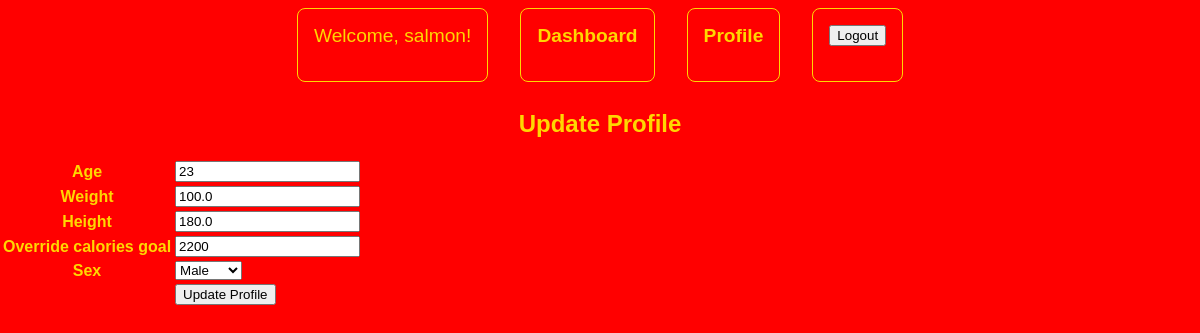
Page /project/profile/2/update/ (signed in) on the earlier database version.
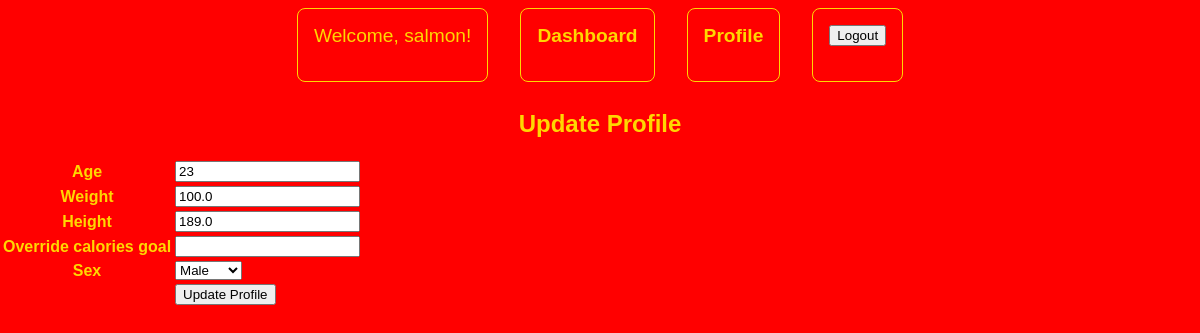
Same page on the later database version.
### project/models.py (models this page shows, shortened)
class UserProfile(models.Model):
    user = models.OneToOneField(
        settings.AUTH_USER_MODEL,
        on_delete=models.CASCADE,
        related_name='profile'
    )
    sex_choices = [
        ('M', 'Male'),
        ('F', 'Female'),
        ('O', 'Other'),
    ]
    sex = models.CharField(max_length=1, choices=sex_choices, blank=True)
    override_calories_goal = models.IntegerField(blank=True, null=True)
    height = models.FloatField(blank=True, null=True)
    weight = models.FloatField(blank=True, null=True)
    age = models.IntegerField(blank=True, null=True)

### project/views.py (the view, shortened to what this page needs)
# urls.py: path('profile/<int:pk>/update/', UpdateProfileView.as_view(), name='update_profile'),
class UpdateProfileView(LoginRequiredMixin, UpdateView):
    template_name = 'project/update_profile.html'
    form_class = UpdateProfileForm
    model = UserProfile

### project/forms.py
class UpdateProfileForm(forms.ModelForm):
    class Meta:
        model = UserProfile
        fields = ['age', 'weight', 'height', 'override_calories_goal', 'sex']

### project/templates/project/update_profile.html (shortened to what this page needs)
{% extends "project/base.html" %}
{% block content %}
  <h2>Update Profile</h2>
  <form method="post" enctype="multipart/form-data"
        action="{% url 'update_profile' pk=object.pk %}">
    <table>
      {% for field in form %}
        <tr>
          <th>{{ field.label }}</th>
          <td>{{ field }}</td>
        </tr>
      {% endfor %}
      <tr>
        <td></td>
        <td>
          <button type="submit">
            Update Profile
          </button>
        </td>
    </tr>
    </table>
  </form>
{% endblock %}

Differences in the rows shown:
changed UserProfile "Male": height "180.0" → "189.0"; override_calories_goal "2200" → (not shown)
